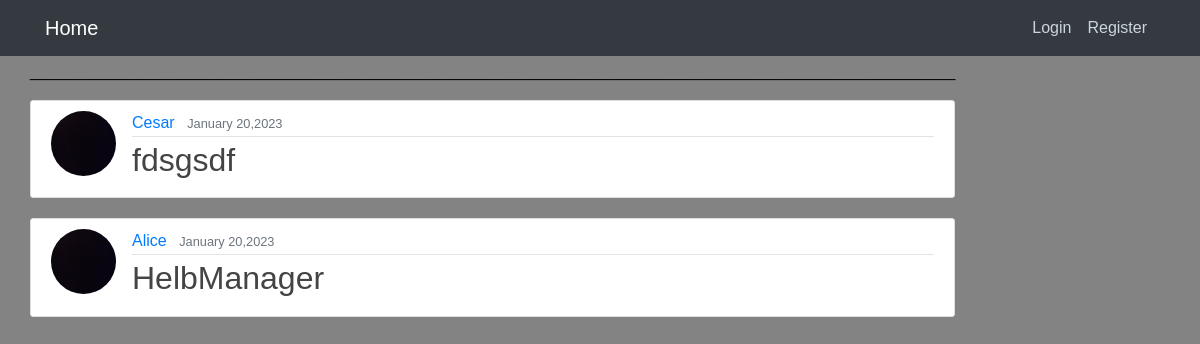
The page / on the database its author committed.
### blog/models.py (models this page shows, shortened)
class Post(models.Model):
    date_posted = models.DateTimeField(default=timezone.now)
    author = models.ForeignKey(User, on_delete=models.CASCADE)
    title = models.CharField(max_length=100)
    contributor = models.CharField(max_length=100)
    status = models.TextField()
    tasks_subtasks =  models.TextField()
    priority =  models.TextField()
    class Meta:
        ordering = ['contributor']

### users/models.py (models this page shows, shortened)
class Profile(models.Model):
    user = models.OneToOneField(User, on_delete=models.CASCADE)
    image = models.ImageField(default='default.jpg', upload_to='profile_pics')

### blog/views.py (the view)
# urls.py: path('', PostListView.as_view(), name='blog-home'),
class PostListView(ListView):
    model = Post
    template_name = 'blog/home.html'
    context_object_name = 'posts'
    ordering = ['-date_posted']

### blog/templates/Blog/home.html (shortened to what this page needs)
{% extends "blog/base.html" %}
{% block content %}
<p>________________________________________________________________________________________________________</p>
{% for post in posts %}
       <article class="media content-section">
        <img class="rounded-circle article-img" src="{{ post.author.profile.image.url}}">
  <div class="media-body">
    <div class="article-metadata">
      <a class="mr-2" href="#">{{ post.author }}</a>
      <small class="text-muted">{{ post.date_posted|date:"F d,Y" }}</small>
    </div>
              <h2><a class="article-title" href="{% url 'post-detail' post.id %}">{{ post.title }}</a></h2>
  </div>
</article>
{% endfor %}
{% endblock %}

### blog/static/blog/main.css (style rules this page uses)
* { margin: 0; padding: 0; box-sizing: border-box; }
body { background: #838383; color: #000000; margin-top: 5rem; margin: 0; }
h1, h2, h3, h4, h5, h6 { color: #444444; }
.content-section { background: #ffffff; padding: 10px 20px; border: 1px solid #dddddd; border-radius: 3px; margin-bottom: 20px; max-width: 1300px; }
.article-title { color: #444444; }
.article-img { height: 65px; width: 65px; margin-right: 16px; }
.article-metadata { padding-bottom: 1px; margin-bottom: 4px; border-bottom: 1px solid #e3e3e3 }
body { font-family: Arial, sans-serif; }

### rows shown on the page
Post: author.profile.image (placeholder picture), author "Cesar", date_posted "January 20,2023", title "fdsgsdf"
Post: author.profile.image (placeholder picture), author "Alice", date_posted "January 20,2023", title "HelbManager"
